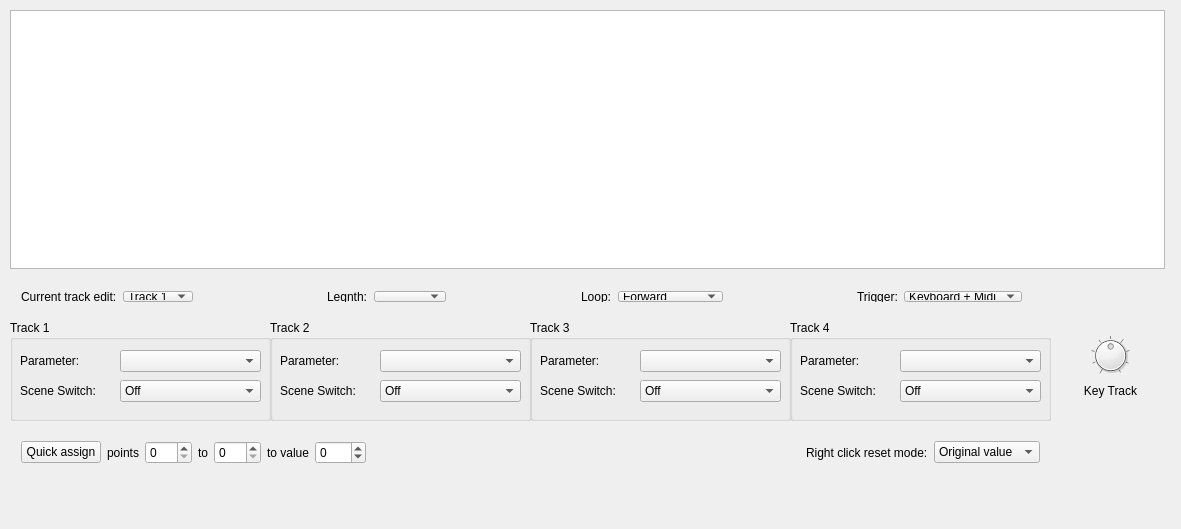
<?xml version="1.0" encoding="UTF-8"?>
<ui version="4.0">
 <class>FreeEGWidgetClass</class>
 <widget class="QWidget" name="FreeEGWidgetClass">
  <property name="geometry">
   <rect>
    <x>0</x>
    <y>0</y>
    <width>1181</width>
    <height>529</height>
   </rect>
  </property>
  <property name="minimumSize">
   <size>
    <width>1181</width>
    <height>453</height>
   </size>
  </property>
  <property name="windowTitle">
   <string>FreeEGWidget</string>
  </property>
  <widget class="QGraphicsView" name="egView">
   <property name="geometry">
    <rect>
     <x>10</x>
     <y>10</y>
     <width>1155</width>
     <height>259</height>
    </rect>
   </property>
  </widget>
  <widget class="QGroupBox" name="groupTrack_1">
   <property name="geometry">
    <rect>
     <x>10</x>
     <y>320</y>
     <width>261</width>
     <height>101</height>
    </rect>
   </property>
   <property name="title">
    <string>Track 1</string>
   </property>
   <widget class="ComboPicker" name="trackParam_1">
    <property name="geometry">
     <rect>
      <x>110</x>
      <y>30</y>
      <width>141</width>
      <height>22</height>
     </rect>
    </property>
    <property name="currentIndex">
     <number>-1</number>
    </property>
   </widget>
   <widget class="ComboPicker" name="trackSceneSw_1">
    <property name="geometry">
     <rect>
      <x>110</x>
      <y>60</y>
      <width>141</width>
      <height>22</height>
     </rect>
    </property>
    <property name="currentIndex">
     <number>0</number>
    </property>
    <item>
     <property name="text">
      <string>Off</string>
     </property>
    </item>
    <item>
     <property name="text">
      <string>Scene 1</string>
     </property>
    </item>
    <item>
     <property name="text">
      <string>Scene 2</string>
     </property>
    </item>
    <item>
     <property name="text">
      <string>Both</string>
     </property>
    </item>
   </widget>
   <widget class="QLabel" name="label">
    <property name="geometry">
     <rect>
      <x>10</x>
      <y>30</y>
      <width>91</width>
      <height>21</height>
     </rect>
    </property>
    <property name="text">
     <string>Parameter:</string>
    </property>
   </widget>
   <widget class="QLabel" name="label_2">
    <property name="geometry">
     <rect>
      <x>10</x>
      <y>60</y>
      <width>91</width>
      <height>21</height>
     </rect>
    </property>
    <property name="text">
     <string>Scene Switch:</string>
    </property>
   </widget>
  </widget>
  <widget class="QGroupBox" name="groupTrack_2">
   <property name="geometry">
    <rect>
     <x>270</x>
     <y>320</y>
     <width>261</width>
     <height>101</height>
    </rect>
   </property>
   <property name="title">
    <string>Track 2</string>
   </property>
   <widget class="ComboPicker" name="trackParam_2">
    <property name="geometry">
     <rect>
      <x>110</x>
      <y>30</y>
      <width>141</width>
      <height>22</height>
     </rect>
    </property>
    <property name="currentIndex">
     <number>-1</number>
    </property>
   </widget>
   <widget class="QLabel" name="label_3">
    <property name="geometry">
     <rect>
      <x>10</x>
      <y>30</y>
      <width>91</width>
      <height>21</height>
     </rect>
    </property>
    <property name="text">
     <string>Parameter:</string>
    </property>
   </widget>
   <widget class="QLabel" name="label_4">
    <property name="geometry">
     <rect>
      <x>10</x>
      <y>60</y>
      <width>91</width>
      <height>21</height>
     </rect>
    </property>
    <property name="text">
     <string>Scene Switch:</string>
    </property>
   </widget>
   <widget class="ComboPicker" name="trackSceneSw_2">
    <property name="geometry">
     <rect>
      <x>110</x>
      <y>60</y>
      <width>141</width>
      <height>22</height>
     </rect>
    </property>
    <property name="currentIndex">
     <number>0</number>
    </property>
    <item>
     <property name="text">
      <string>Off</string>
     </property>
    </item>
    <item>
     <property name="text">
      <string>Scene 1</string>
     </property>
    </item>
    <item>
     <property name="text">
      <string>Scene 2</string>
     </property>
    </item>
    <item>
     <property name="text">
      <string>Both</string>
     </property>
    </item>
   </widget>
  </widget>
  <widget class="QGroupBox" name="groupTrack_4">
   <property name="geometry">
    <rect>
     <x>790</x>
     <y>320</y>
     <width>261</width>
     <height>101</height>
    </rect>
   </property>
   <property name="title">
    <string>Track 4</string>
   </property>
   <widget class="ComboPicker" name="trackParam_4">
    <property name="geometry">
     <rect>
      <x>110</x>
      <y>30</y>
      <width>141</width>
      <height>22</height>
     </rect>
    </property>
    <property name="currentIndex">
     <number>-1</number>
    </property>
   </widget>
   <widget class="QLabel" name="label_7">
    <property name="geometry">
     <rect>
      <x>10</x>
      <y>30</y>
      <width>71</width>
      <height>21</height>
     </rect>
    </property>
    <property name="text">
     <string>Parameter:</string>
    </property>
   </widget>
   <widget class="QLabel" name="label_8">
    <property name="geometry">
     <rect>
      <x>10</x>
      <y>60</y>
      <width>81</width>
      <height>21</height>
     </rect>
    </property>
    <property name="text">
     <string>Scene Switch:</string>
    </property>
   </widget>
   <widget class="ComboPicker" name="trackSceneSw_4">
    <property name="geometry">
     <rect>
      <x>110</x>
      <y>60</y>
      <width>141</width>
      <height>22</height>
     </rect>
    </property>
    <property name="currentIndex">
     <number>0</number>
    </property>
    <item>
     <property name="text">
      <string>Off</string>
     </property>
    </item>
    <item>
     <property name="text">
      <string>Scene 1</string>
     </property>
    </item>
    <item>
     <property name="text">
      <string>Scene 2</string>
     </property>
    </item>
    <item>
     <property name="text">
      <string>Both</string>
     </property>
    </item>
   </widget>
  </widget>
  <widget class="QGroupBox" name="groupTrack_3">
   <property name="geometry">
    <rect>
     <x>530</x>
     <y>320</y>
     <width>261</width>
     <height>101</height>
    </rect>
   </property>
   <property name="title">
    <string>Track 3</string>
   </property>
   <widget class="ComboPicker" name="trackParam_3">
    <property name="geometry">
     <rect>
      <x>110</x>
      <y>30</y>
      <width>141</width>
      <height>22</height>
     </rect>
    </property>
    <property name="currentIndex">
     <number>-1</number>
    </property>
   </widget>
   <widget class="QLabel" name="label_5">
    <property name="geometry">
     <rect>
      <x>10</x>
      <y>30</y>
      <width>71</width>
      <height>21</height>
     </rect>
    </property>
    <property name="text">
     <string>Parameter:</string>
    </property>
   </widget>
   <widget class="QLabel" name="label_6">
    <property name="geometry">
     <rect>
      <x>10</x>
      <y>60</y>
      <width>81</width>
      <height>21</height>
     </rect>
    </property>
    <property name="text">
     <string>Scene Switch:</string>
    </property>
   </widget>
   <widget class="ComboPicker" name="trackSceneSw_3">
    <property name="geometry">
     <rect>
      <x>110</x>
      <y>60</y>
      <width>141</width>
      <height>22</height>
     </rect>
    </property>
    <property name="currentIndex">
     <number>0</number>
    </property>
    <item>
     <property name="text">
      <string>Off</string>
     </property>
    </item>
    <item>
     <property name="text">
      <string>Scene 1</string>
     </property>
    </item>
    <item>
     <property name="text">
      <string>Scene 2</string>
     </property>
    </item>
    <item>
     <property name="text">
      <string>Both</string>
     </property>
    </item>
   </widget>
  </widget>
  <widget class="QLabel" name="label_43">
   <property name="geometry">
    <rect>
     <x>1080</x>
     <y>380</y>
     <width>61</width>
     <height>21</height>
    </rect>
   </property>
   <property name="frameShadow">
    <enum>QFrame::Plain</enum>
   </property>
   <property name="text">
    <string>Key Track</string>
   </property>
   <property name="alignment">
    <set>Qt::AlignCenter</set>
   </property>
  </widget>
  <widget class="DialKnob" name="keyTrack">
   <property name="geometry">
    <rect>
     <x>1090</x>
     <y>330</y>
     <width>41</width>
     <height>51</height>
    </rect>
   </property>
   <property name="sizePolicy">
    <sizepolicy hsizetype="Fixed" vsizetype="Fixed">
     <horstretch>0</horstretch>
     <verstretch>0</verstretch>
    </sizepolicy>
   </property>
   <property name="minimumSize">
    <size>
     <width>0</width>
     <height>0</height>
    </size>
   </property>
   <property name="maximumSize">
    <size>
     <width>16777215</width>
     <height>16777215</height>
    </size>
   </property>
   <property name="minimum">
    <number>-64</number>
   </property>
   <property name="maximum">
    <number>63</number>
   </property>
   <property name="notchTarget">
    <double>16.000000000000000</double>
   </property>
   <property name="notchesVisible">
    <bool>true</bool>
   </property>
  </widget>
  <widget class="QWidget" name="layoutWidget">
   <property name="geometry">
    <rect>
     <x>10</x>
     <y>280</y>
     <width>1151</width>
     <height>33</height>
    </rect>
   </property>
   <layout class="QHBoxLayout" name="horizontalLayout">
    <item>
     <widget class="QLabel" name="label_11">
      <property name="text">
       <string>Current track edit:</string>
      </property>
     </widget>
    </item>
    <item>
     <widget class="QComboBox" name="currentTrackCombo">
      <item>
       <property name="text">
        <string>Track 1</string>
       </property>
      </item>
      <item>
       <property name="text">
        <string>Track 2</string>
       </property>
      </item>
      <item>
       <property name="text">
        <string>Track 3</string>
       </property>
      </item>
      <item>
       <property name="text">
        <string>Track 4</string>
       </property>
      </item>
     </widget>
    </item>
    <item>
     <spacer name="horizontalSpacer_5">
      <property name="orientation">
       <enum>Qt::Horizontal</enum>
      </property>
      <property name="sizeHint" stdset="0">
       <size>
        <width>40</width>
        <height>20</height>
       </size>
      </property>
     </spacer>
    </item>
    <item>
     <widget class="QLabel" name="label_12">
      <property name="text">
       <string>Legnth:</string>
      </property>
     </widget>
    </item>
    <item>
     <widget class="ComboPicker" name="lengthCombo">
      <property name="currentIndex">
       <number>-1</number>
      </property>
     </widget>
    </item>
    <item>
     <spacer name="horizontalSpacer_2">
      <property name="orientation">
       <enum>Qt::Horizontal</enum>
      </property>
      <property name="sizeHint" stdset="0">
       <size>
        <width>40</width>
        <height>20</height>
       </size>
      </property>
     </spacer>
    </item>
    <item>
     <widget class="QLabel" name="label_10">
      <property name="text">
       <string>Loop:</string>
      </property>
     </widget>
    </item>
    <item>
     <widget class="ComboPicker" name="loopCombo">
      <property name="currentIndex">
       <number>1</number>
      </property>
      <item>
       <property name="text">
        <string>Off</string>
       </property>
      </item>
      <item>
       <property name="text">
        <string>Forward</string>
       </property>
      </item>
      <item>
       <property name="text">
        <string>Forward Half</string>
       </property>
      </item>
      <item>
       <property name="text">
        <string>Alternate</string>
       </property>
      </item>
      <item>
       <property name="text">
        <string>Alternate Half</string>
       </property>
      </item>
     </widget>
    </item>
    <item>
     <spacer name="horizontalSpacer_3">
      <property name="orientation">
       <enum>Qt::Horizontal</enum>
      </property>
      <property name="sizeHint" stdset="0">
       <size>
        <width>40</width>
        <height>20</height>
       </size>
      </property>
     </spacer>
    </item>
    <item>
     <widget class="QLabel" name="label_9">
      <property name="text">
       <string>Trigger:</string>
      </property>
     </widget>
    </item>
    <item>
     <widget class="ComboPicker" name="triggerCombo">
      <property name="currentIndex">
       <number>1</number>
      </property>
      <item>
       <property name="text">
        <string>Free</string>
       </property>
      </item>
      <item>
       <property name="text">
        <string>Keyboard + Midi</string>
       </property>
      </item>
      <item>
       <property name="text">
        <string>All</string>
       </property>
      </item>
     </widget>
    </item>
    <item>
     <spacer name="horizontalSpacer">
      <property name="orientation">
       <enum>Qt::Horizontal</enum>
      </property>
      <property name="sizeHint" stdset="0">
       <size>
        <width>40</width>
        <height>20</height>
       </size>
      </property>
     </spacer>
    </item>
   </layout>
  </widget>
  <widget class="QWidget" name="layoutWidget">
   <property name="geometry">
    <rect>
     <x>10</x>
     <y>430</y>
     <width>1041</width>
     <height>51</height>
    </rect>
   </property>
   <layout class="QVBoxLayout" name="verticalLayout">
    <item>
     <layout class="QHBoxLayout" name="horizontalLayout_2">
      <item>
       <widget class="QPushButton" name="assignButton">
        <property name="text">
         <string>Quick assign</string>
        </property>
       </widget>
      </item>
      <item>
       <widget class="QLabel" name="label_14">
        <property name="text">
         <string>points</string>
        </property>
       </widget>
      </item>
      <item>
       <widget class="QSpinBox" name="fromSpin">
        <property name="minimum">
         <number>0</number>
        </property>
        <property name="maximum">
         <number>191</number>
        </property>
       </widget>
      </item>
      <item>
       <widget class="QLabel" name="label_15">
        <property name="text">
         <string>to</string>
        </property>
       </widget>
      </item>
      <item>
       <widget class="QSpinBox" name="toSpin">
        <property name="maximum">
         <number>191</number>
        </property>
        <property name="value">
         <number>0</number>
        </property>
       </widget>
      </item>
      <item>
       <widget class="QLabel" name="label_16">
        <property name="text">
         <string>to value</string>
        </property>
       </widget>
      </item>
      <item>
       <widget class="QSpinBox" name="valueSpin">
        <property name="minimum">
         <number>-128</number>
        </property>
        <property name="maximum">
         <number>127</number>
        </property>
        <property name="value">
         <number>0</number>
        </property>
       </widget>
      </item>
      <item>
       <spacer name="horizontalSpacer_6">
        <property name="orientation">
         <enum>Qt::Horizontal</enum>
        </property>
        <property name="sizeHint" stdset="0">
         <size>
          <width>40</width>
          <height>20</height>
         </size>
        </property>
       </spacer>
      </item>
      <item>
       <widget class="QLabel" name="label_13">
        <property name="text">
         <string>Right click reset mode:</string>
        </property>
       </widget>
      </item>
      <item>
       <widget class="QComboBox" name="resetMode">
        <item>
         <property name="text">
          <string>Original value</string>
         </property>
        </item>
        <item>
         <property name="text">
          <string>Null value</string>
         </property>
        </item>
       </widget>
      </item>
     </layout>
    </item>
    <item>
     <spacer name="verticalSpacer">
      <property name="orientation">
       <enum>Qt::Vertical</enum>
      </property>
      <property name="sizeHint" stdset="0">
       <size>
        <width>20</width>
        <height>40</height>
       </size>
      </property>
     </spacer>
    </item>
   </layout>
  </widget>
 </widget>
 <layoutdefault spacing="6" margin="11"/>
 <customwidgets>
  <customwidget>
   <class>DialKnob</class>
   <extends>QDial</extends>
   <header>View/UiWidgets.h</header>
  </customwidget>
  <customwidget>
   <class>ComboPicker</class>
   <extends>QComboBox</extends>
   <header>View/UiWidgets.h</header>
  </customwidget>
 </customwidgets>
 <resources/>
 <connections/>
</ui>
